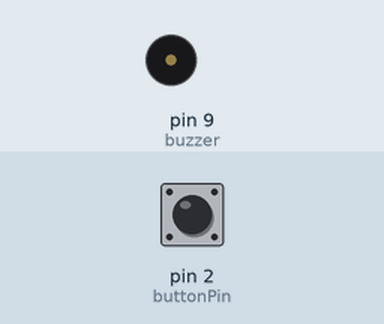
Recording of a sketch running on a simulated Arduino Uno, built with avr-gcc and run on an emulated ATmega328P. Parts: buzzer (waves = sounding). The test bench sets the inputs (shaded band); at power-on: pin 2 (buttonPin) LOW.

Above: at 1.2 s.
1.3 s: pin 2 (buttonPin) pulled HIGH for 0.15 s
At 1.37 s:
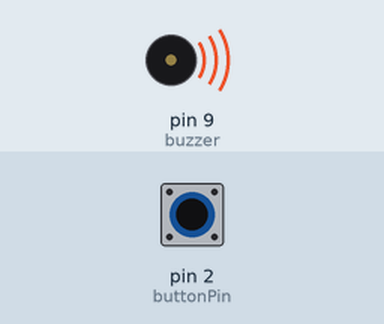
2.9 s: pin 2 (buttonPin) pulled HIGH for 3.2 s
At 6.4 s:
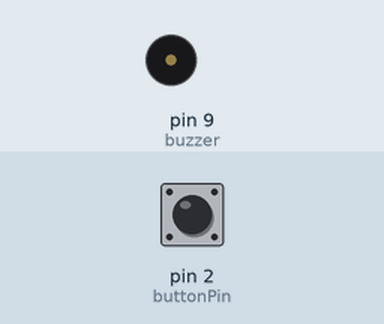
Timing chart, 0 to 7.9 s (numbered marks = the images above; inputs shaded):
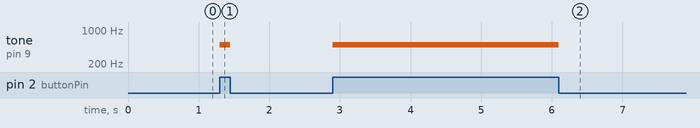

The sketch:

Buzzer_Button.ino
```cpp
/*
  Button+Buzzer

  Turns on and off a Buzzer connected to digital pin 9,
  when pressing a pushbutton attached to pin 2.

  The circuit:
  - Buzzer attached from pin 13 to ground
  - pushbutton attached to pin 2 from +5V
  - 10K resistor attached to pin 2 from ground
*/

// constants won't change. They're used here to set pin numbers:
const int buttonPin = 2;     // the number of the pushbutton pin
const int buzzer =  9;      // the number of the LED pin

// variables will change:
int buttonState = 0;         // variable for reading the pushbutton status

void setup() {
  // initialize the LED pin as an output:
  pinMode(buzzer, OUTPUT);
  // initialize the pushbutton pin as an input:
  pinMode(buttonPin, INPUT);
}

void loop() {
  // read the state of the pushbutton value:
  buttonState = digitalRead(buttonPin);

  // check if the pushbutton is pressed. If it is, the buttonState is HIGH:
  if (buttonState == HIGH) {
    // turn buzzer on:
    tone(buzzer, 500); //Send 500Hz sound signal...
  } else {
    // turn buzzer off:
    noTone(buzzer);
  }
}
```

Measured:
- after the input at 1.3 s, tone on pin 9 (buzzer): silent → 500 Hz at once, → silent 0.15 s later
- after the input at 2.9 s, tone on pin 9 (buzzer): silent → 500 Hz at once, → silent 3.2 s later
